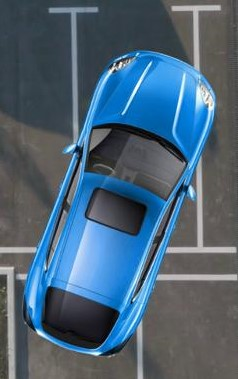
#> input picture CarParking_2.jpg, 238 x 379 px, found by its file name
$ jupyter execute CORRECT_CAR_PARKING.ipynb
#> lines starting #> are read from the running program, lines starting #| are printed output that depends on the picture; after the words box and inside, x2 and y2 are one past the last pixel; in counts of white or black regions, pixels touching at a corner belong together
<a href="https://colab.research.google.com/github/aaditya0710/PERFECT-CAR-PARKING/blob/master/CORRECT_CAR_PARKING.ipynb" target="_parent"></a>

[cell 1]
import cv2
import matplotlib.pyplot as plt
import numpy as np
from numba import jit
import time
import math

[cell 2]
Test_image="/content/CarParking_2.jpg"

# Serial implementation using Math library

[cell 3]
def houghLines(edges, dTheta, threshold):
    imageShape = edges.shape
    imageDiameter = (imageShape[0]**2 + imageShape[1]**2)**0.5
    rhoRange = [i for i in range(int(imageDiameter)+1)]
    thetaRange = [dTheta*i for i in range(int(-math.pi/(2*dTheta)), int(math.pi/dTheta))]
    cosTheta = [math.cos(theta) for theta in thetaRange]
    sinTheta = [math.sin(theta) for theta in thetaRange]

    countMatrix = []
    for i in range(len(rhoRange)):
      temp=[]
      for i in range(len(thetaRange)):
        temp.append(0)
      countMatrix.append(temp)

    eds = []
    for x in range(len(edges)):
      for y in range(len(edges[0])):
        if edges[x][y] > 0:
          eds.append((x,y))

    for thetaIndex in range(len(thetaRange)):
        theta = thetaRange[thetaIndex]
        cos = cosTheta[thetaIndex]
        sin = sinTheta[thetaIndex]
        for x, y in eds:
            targetRho = x*cos + y*sin
            closestRhoIndex = int(round(targetRho))
            countMatrix[closestRhoIndex][thetaIndex] += 1

    lines = []
    for p in range(len(countMatrix)):
      for t in range(len(countMatrix[0])):
        if countMatrix[p][t] > threshold:
          lines.append((p,thetaRange[t]))

    return np.array([lines])

## Application: Identification of Correct and Incorrect Car Parking

[cell 4]
start = time.process_time()

img = cv2.imread(Test_image)
#> img is the input picture: shape (379, 238, 3); mean B, G, R 117.8, 99, 75.3
img2 = img.copy()
gray = cv2.cvtColor(img2,cv2.COLOR_BGR2GRAY)
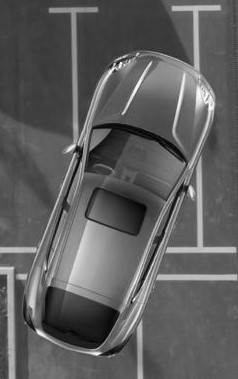
#> gray: shape (379, 238); min 1, max 254, mean 94
pts = []
for aperturesize in [5,7]:
    edges = cv2.Canny(gray,25,100,apertureSize = aperturesize)

    if Test_image=="/content/CarParking_2.jpg":
      lines = houghLines(edges,3,80)#Needs to be adjusted for each image
      #print(lines)
    else:
      lines = cv2.HoughLines(edges,1,np.pi/180,30)

    for rho,theta in lines[0]:
        a = np.cos(theta)
        b = np.sin(theta)
        x0 = a*rho
        y0 = b*rho
        x1 = int(x0 + 1000*(-b))
        y1 = int(y0 + 1000*(a))
        x2 = int(x0 - 1000*(-b))
        y2 = int(y0 - 1000*(a))
        cv2.line(img2,(x1,y1),(x2,y2),(0,0,255),2)
        pts.append(x1)
#> this loop made 2 passes
#> lines on pass 2: [[247, 0], [252, 0], [274, 0], [280, 0]]
#> pass 1, `edges = cv2.Canny(gray,25,100,apertureSize = aperturesize)`:
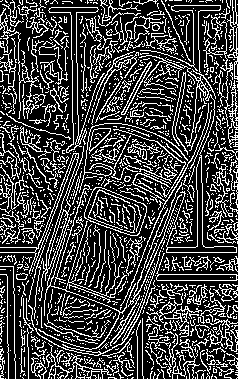
#> edges: shape (379, 238); 26.4% white in thin lines or dots
#> pass 2, `edges = cv2.Canny(gray,25,100,apertureSize = aperturesize)`:
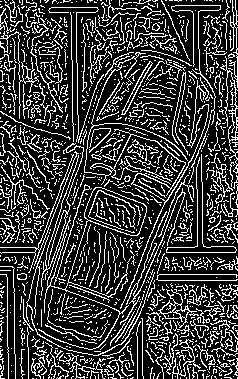
#> edges: shape (379, 238); 23.7% white in thin lines or dots
#> after the loop:
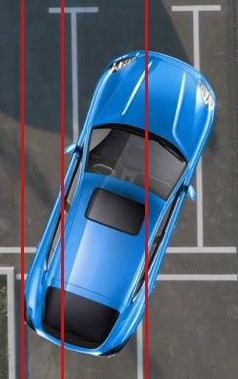
#> img2: shape (379, 238, 3); 3.78% of pixels changed, all inside (x1, y1, x2, y2) = (21, 0, 148, 379)
#> after the loop, pts = [22, 62, 146, 247, 252, 274, 280, 286, 314, 360, 364, 366, 247, 252, 274, 280]

if Test_image=="/content/CarParking_0.jpeg":
  blurred = cv2.blur(img,(10,10))
elif Test_image=="/content/CarParking_1.jpeg":
  blurred = cv2.blur(img,(30,20))
  blurred = cv2.blur(blurred,(10,15))
elif Test_image=="/content/CarParking_2.jpg":
  blurred = cv2.blur(img,(20,20))
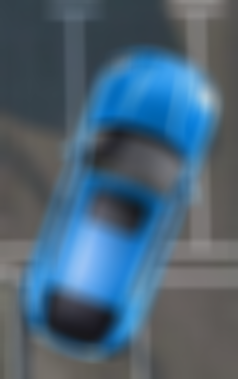
#> blurred: shape (379, 238, 3); mean B, G, R 117.9, 99, 75.4

edges = cv2.Canny(blurred,50,60)
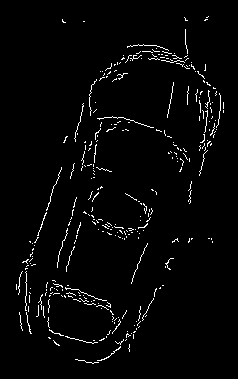
#> edges: shape (379, 238); 2.6% white in thin lines or dots, all inside (x1, y1, x2, y2) = (16, 16, 224, 364)

arr=[]
for i in range(edges.shape[1]):
    for j in range(edges.shape[0]):
        if edges[j][i]!=0:
            arr.append(i)
#> after the loop, arr = 2370 values from 16 to 223

if max(pts)>=max(arr) and min(pts)<=min(arr):
    output = "CORRECTLY PARKED"
    color=(0,1,0)
else:
    output = "INCORRECTLY PARKED"
    color=(1,0,0)

plt.figure(figsize=(15,8))
plt.suptitle(output,fontsize=24,color=color)
plt.subplot(1,3,1)
plt.imshow(cv2.cvtColor(img,cv2.COLOR_BGR2RGB))
plt.xlabel("Input Image",fontsize=22)
plt.subplot(1,3,2)
plt.imshow(cv2.cvtColor(img2,cv2.COLOR_BGR2RGB))
plt.xlabel("Applying Hough Lines",fontsize=22)
plt.subplot(1,3,3)
plt.imshow(cv2.cvtColor(edges,cv2.COLOR_BGR2RGB))
plt.xlabel("Car Skeleton",fontsize=22)
plt.tight_layout(pad=10.0)
plt.show()
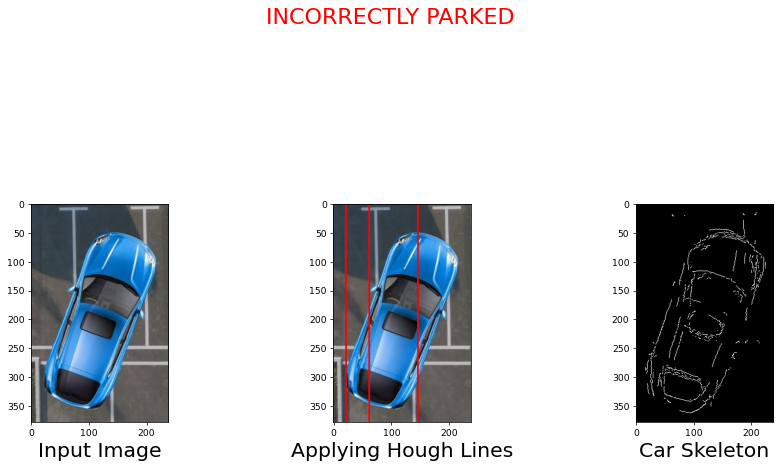
#> figure drawn by matplotlib, 3 panels

time_serial_math = time.process_time() - start

# Serial implementation using NumPy library

## Note:
NumPy is primarily designed to be as fast as possible on a single core.
There are some specialized methods that are automatically parallelized, but most of the core methods are not.

## Implementation of Hough Transform

[cell 5]
def houghLines(edges, dTheta, threshold):
    imageShape = edges.shape
    imageDiameter = (imageShape[0]**2 + imageShape[1]**2)**0.5
    rhoRange = [i for i in range(int(imageDiameter)+1)]
    thetaRange = [dTheta*i for i in range(int(-np.pi/(2*dTheta)), int(np.pi/dTheta))]
    cosTheta = [np.cos(theta) for theta in thetaRange]
    sinTheta = [np.sin(theta) for theta in thetaRange]
    countMatrix = np.zeros([len(rhoRange), len(thetaRange)])
    eds = [(x,y) for (x,y), value in np.ndenumerate(edges) if value > 0]
    for thetaIndex in range(len(thetaRange)):
        theta = thetaRange[thetaIndex]
        cos = cosTheta[thetaIndex]
        sin = sinTheta[thetaIndex]
        for x, y in eds:
            targetRho = x*cos + y*sin
            closestRhoIndex = int(round(targetRho))
            countMatrix[closestRhoIndex, thetaIndex] += 1
    #print(countMatrix)
    lines = [(p,thetaRange[t]) for (p,t), value in np.ndenumerate(countMatrix) if value > threshold]
    return np.array([lines])

## Application: Identification of Correct and Incorrect Car Parking

[cell 6]
start = time.process_time()

img = cv2.imread(Test_image)
img2 = img.copy()
gray = cv2.cvtColor(img2,cv2.COLOR_BGR2GRAY)
pts = []
for aperturesize in [5,7]:
    edges = cv2.Canny(gray,25,100,apertureSize = aperturesize)

    if Test_image=="/content/CarParking_2.jpg":
      lines = houghLines(edges,3,80)#Needs to be adjusted for each image
      #print(lines)
    else:
      lines = cv2.HoughLines(edges,1,np.pi/180,30)

    for rho,theta in lines[0]:
        a = np.cos(theta)
        b = np.sin(theta)
        x0 = a*rho
        y0 = b*rho
        x1 = int(x0 + 1000*(-b))
        y1 = int(y0 + 1000*(a))
        x2 = int(x0 - 1000*(-b))
        y2 = int(y0 - 1000*(a))
        cv2.line(img2,(x1,y1),(x2,y2),(0,0,255),2)
        pts.append(x1)

if Test_image=="/content/CarParking_0.jpeg":
  blurred = cv2.blur(img,(10,10))
elif Test_image=="/content/CarParking_1.jpeg":
  blurred = cv2.blur(img,(30,20))
  blurred = cv2.blur(blurred,(10,15))
elif Test_image=="/content/CarParking_2.jpg":
  blurred = cv2.blur(img,(20,20))

edges = cv2.Canny(blurred,50,60)

arr=[]
for i in range(edges.shape[1]):
    for j in range(edges.shape[0]):
        if edges[j][i]!=0:
            arr.append(i)

if max(pts)>=max(arr) and min(pts)<=min(arr):
    output = "CORRECTLY PARKED"
    color=(0,1,0)
else:
    output = "INCORRECTLY PARKED"
    color=(1,0,0)

plt.figure(figsize=(15,8))
plt.suptitle(output,fontsize=24,color=color)
plt.subplot(1,3,1)
plt.imshow(cv2.cvtColor(img,cv2.COLOR_BGR2RGB))
plt.xlabel("Input Image",fontsize=22)
plt.subplot(1,3,2)
plt.imshow(cv2.cvtColor(img2,cv2.COLOR_BGR2RGB))
plt.xlabel("Applying Hough Lines",fontsize=22)
plt.subplot(1,3,3)
plt.imshow(cv2.cvtColor(edges,cv2.COLOR_BGR2RGB))
plt.xlabel("Car Skeleton",fontsize=22)
plt.tight_layout(pad=10.0)
plt.show()

time_serial_numpy = time.process_time() - start

# Parallel implementation using numba

## Hough Transform

[cell 7]
@jit(nopython=True)
def houghLines(edges, dTheta, threshold):
    imageShape = edges.shape
    imageDiameter = (imageShape[0]**2 + imageShape[1]**2)**0.5
    rhoRange = [i for i in range(int(imageDiameter)+1)]

    thetaUpper = int(np.pi/dTheta)
    thetaLower = int(-np.pi/(2*dTheta))
    thetaRange = []
    for i in range(thetaLower, thetaUpper):
      thetaRange.append(dTheta*i)

    cosTheta = []
    sinTheta = []
    for theta in thetaRange:
        cosTheta.append(np.cos(theta))
        sinTheta.append(np.sin(theta))
    countMatrixSize = (len(rhoRange), len(thetaRange))
    countMatrix = np.zeros(countMatrixSize)

    eds = []
    for (x,y), value in np.ndenumerate(edges):
        if value > 0:
            eds.append((x,y))

    for thetaIndex in range(len(thetaRange)):
        theta = thetaRange[thetaIndex]
        cos = cosTheta[thetaIndex]
        sin = sinTheta[thetaIndex]
        for x, y in eds:
            targetRho = x*cos + y*sin
            closestRhoIndex = int(round(targetRho))
            countMatrix[closestRhoIndex, thetaIndex] += 1
    lines = []
    for (p,t), value in np.ndenumerate(countMatrix):
        if value > threshold:
            lines.append((p,thetaRange[t]))
    return lines

## Application: Identification of Correct and Incorrect Car Parking

[cell 8]
start = time.process_time()

img = cv2.imread(Test_image)
img2 = img.copy()
gray = cv2.cvtColor(img2,cv2.COLOR_BGR2GRAY)
pts = []
for aperturesize in [5,7]:
    edges = cv2.Canny(gray,25,100,apertureSize = aperturesize)

    if Test_image=="/content/CarParking_2.jpg":
      lines = houghLines(edges,3,80)#Needs to be adjusted for each image
      #print(lines)
    else:
      lines = cv2.HoughLines(edges,1,np.pi/180,30)

    for rho,theta in lines:
        a = np.cos(theta)
        b = np.sin(theta)
        x0 = a*rho
        y0 = b*rho
        x1 = int(x0 + 1000*(-b))
        y1 = int(y0 + 1000*(a))
        x2 = int(x0 - 1000*(-b))
        y2 = int(y0 - 1000*(a))
        cv2.line(img2,(x1,y1),(x2,y2),(0,0,255),2)
        pts.append(x1)
#> this loop made 2 passes

if Test_image=="/content/CarParking_0.jpeg":
  blurred = cv2.blur(img,(10,10))
elif Test_image=="/content/CarParking_1.jpeg":
  blurred = cv2.blur(img,(30,20))
  blurred = cv2.blur(blurred,(10,15))
elif Test_image=="/content/CarParking_2.jpg":
  blurred = cv2.blur(img,(20,20))

edges = cv2.Canny(blurred,50,60)

arr=[]
for i in range(edges.shape[1]):
    for j in range(edges.shape[0]):
        if edges[j][i]!=0:
            arr.append(i)

if max(pts)>=max(arr) and min(pts)<=min(arr):
    output = "CORRECTLY PARKED"
    color=(0,1,0)
else:
    output = "INCORRECTLY PARKED"
    color=(1,0,0)

plt.figure(figsize=(15,8))
plt.suptitle(output,fontsize=24,color=color)
plt.subplot(1,3,1)
plt.imshow(cv2.cvtColor(img,cv2.COLOR_BGR2RGB))
plt.xlabel("Input Image",fontsize=22)
plt.subplot(1,3,2)
plt.imshow(cv2.cvtColor(img2,cv2.COLOR_BGR2RGB))
plt.xlabel("Applying Hough Lines",fontsize=22)
plt.subplot(1,3,3)
plt.imshow(cv2.cvtColor(edges,cv2.COLOR_BGR2RGB))
plt.xlabel("Car Skeleton",fontsize=22)
plt.tight_layout(pad=10.0)
plt.show()

time_parallel = time.process_time() - start

# Performance

[cell 9]
print("Time taken for execution by serial code (math):\t\t",time_serial_math)
print("Time taken for execution by serial code (NumPy):\t",time_serial_numpy)
print("\nTime taken for execution by parallel code:\t",time_parallel)
speedup_math = time_serial_math/time_parallel
print("\n\n\t\tspeedup 1 (w.r.t Math implementation)= ",speedup_math)
speedup_numpy = time_serial_numpy/time_parallel
print("\n\n\t\tspeedup 2 (w.r.t NumPy implementation)= ",speedup_numpy)

[cell 10]
plt.figure(figsize=(10,6))
plt.bar(['Math','NumPy','Numba'],[time_serial_math,time_serial_numpy,time_parallel],color='r')
plt.title('Execution Time',fontsize=24)
plt.show()
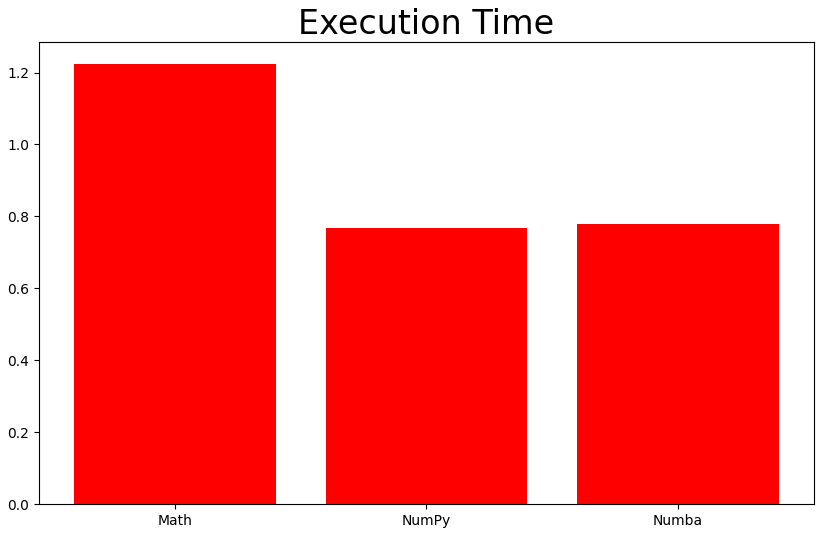
#> figure drawn by matplotlib, 1 panel; tallest bar 1.22 high, from x = -0.4 to 0.4

[cell 11]
plt.figure(figsize=(10,6))
plt.scatter(['speedup 1','speedup 2'],[speedup_math,speedup_numpy],color='y',s=600)
plt.title('SPEEDUP',fontsize=24)
plt.show()
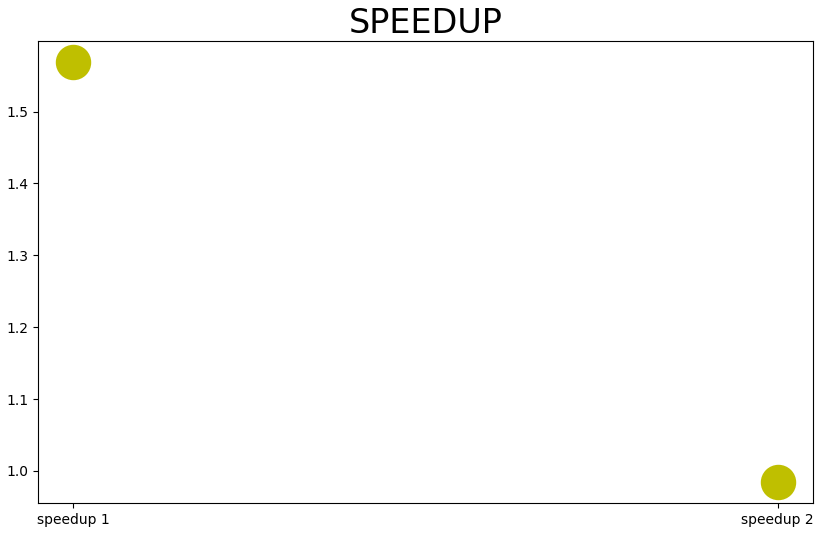
#> figure drawn by matplotlib, 1 panel
